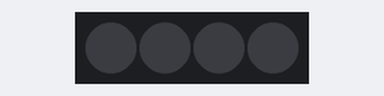
The sketch below on a simulated Arduino Uno, built with avr-gcc and run on an emulated ATmega328P. Shown: 4 RGB LEDs in strip order, left to right. Dim RGB values are drawn brighter than linear.

Above: at 2.5 s.
At 6.5 s:
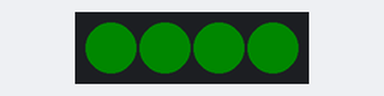
At 8.5 s:
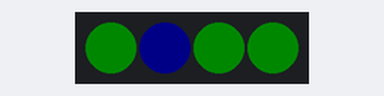
At 9.5 s:
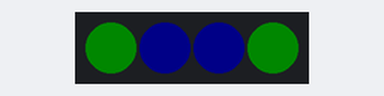
At 11.0 s:
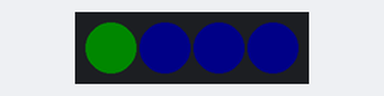
Timing chart, 0 to 20.8 s (numbered marks = the images above):
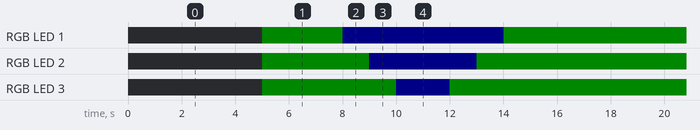

The sketch:

Anxiety_Exercise_Test.ino
```cpp
// Test code

#define USE_ARDUINO_INTERRUPTS true  // Must include this to read and process PulseSensor data automatically
#include <PulseSensorPlayground.h>; // Include the PulseSensor Library
#include <Adafruit_NeoPixel.h>; // Include the NeoPixel Library

const int LED_Pin = 6;
const int LED_Count = 4;

Adafruit_NeoPixel strip (LED_Count, LED_Pin, NEO_GRB + NEO_KHZ800);


void setup() {
  Serial.begin(115200);

  strip.begin();
  strip.show();
  strip.setBrightness(50);
}

void loop() {
  // Set up the Inhaling Color Pattern. When the first LED lights up, begin to inhale, and when all 4 are lit up, stop inhaling.
  delay(5000); // wait 5 seconds

  strip.setPixelColor(0, 0, 50, 0);
  strip.setPixelColor(1, 0, 50, 0);
  strip.setPixelColor(2, 0, 50, 0);
  strip.setPixelColor(3, 0, 50, 0);
  strip.show();

  delay (3000);

  strip.setPixelColor(1, 0, 0, 50, 0);
  strip.show();
  delay (1000);

  strip.setPixelColor(2, 0, 0, 50, 0);
  strip.show();
  delay (1000);

  strip.setPixelColor(3, 0, 0, 50, 0);
  strip.show();

  delay (2000); // PAUSE for 2 seconds after inhaling

  // Begin Exhaling color pattern (LED's slowly turn off)

  strip.setPixelColor(3, 0, 50, 0, 0);
  strip.show();
  delay (1000);

  strip.setPixelColor(2, 0, 50, 0, 0);
  strip.show();
  delay(1000);

  strip.setPixelColor(1, 0, 50, 0, 0);
  strip.show();
  delay(1000);

  strip.setPixelColor(0, 0, 50, 0, 0);
  strip.show();
  delay(1000);

}
```

Measured:
- by itself, RGB LED 1: repeats every 16.0 s: RGB(0, 0, 9) 6.0 s, RGB(0, 9, 0) 10.0 s
- by itself, RGB LED 2: repeats every 16.0 s: RGB(0, 0, 9) 4.0 s, RGB(0, 9, 0) 12.0 s
- by itself, RGB LED 3: repeats every 16.0 s: RGB(0, 0, 9) 2.0 s, RGB(0, 9, 0) 14.0 s
